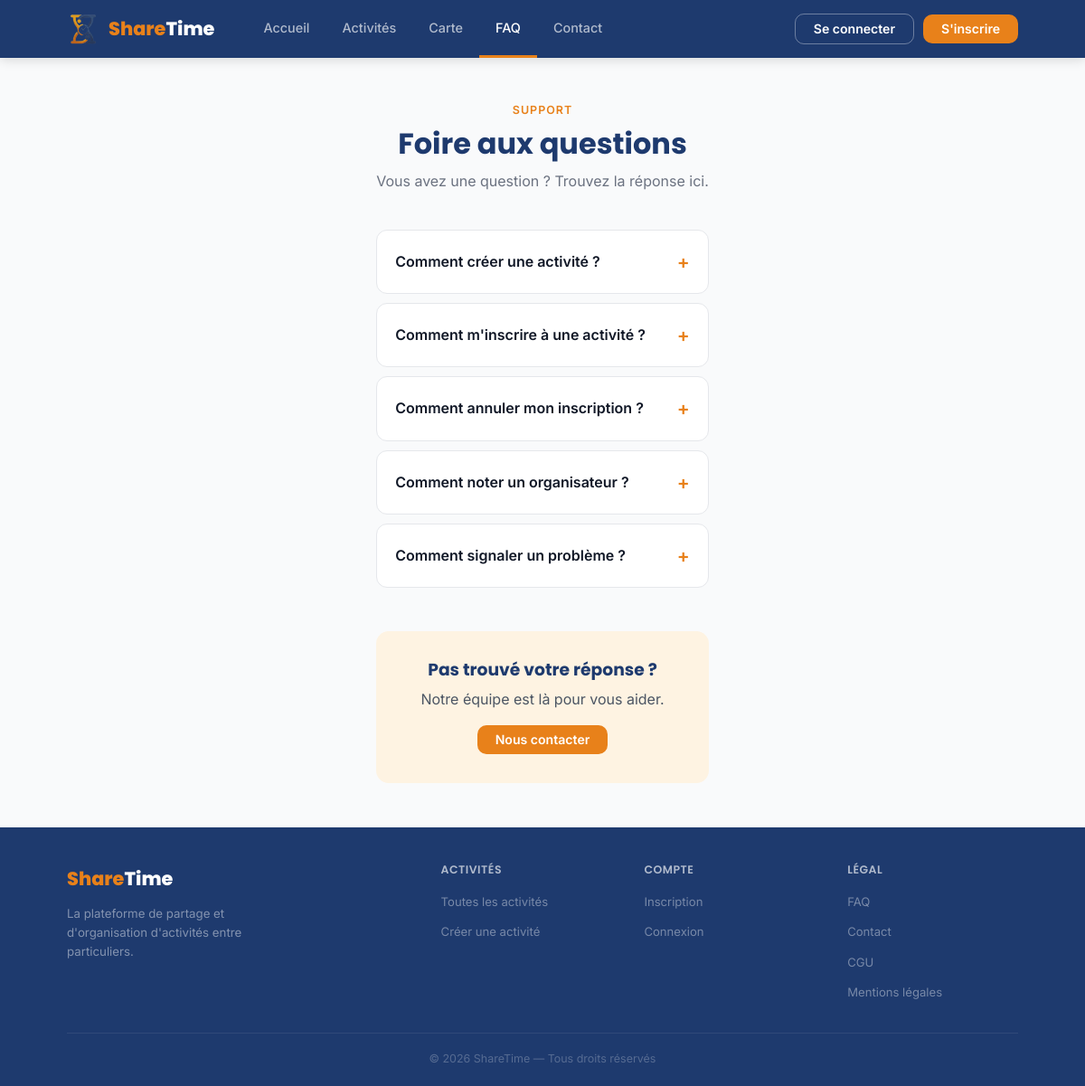
Page /public/?page=faq on the committed database.
### tables this page shows
CREATE TABLE `faq` (
  `idfaq` int(11) NOT NULL,
  `question` varchar(255) NOT NULL,
  `reponse` text NOT NULL,
  `created_at` datetime DEFAULT current_timestamp()
);

### public/pages/faq.php (the view, shortened to what this page needs)
<main class="container" style="padding:48px 0; max-width:720px; margin:auto;">
    <div style="text-align:center; margin-bottom:40px;">
        <p style="font-size:0.78rem; font-weight:600; color:var(--orange); text-transform:uppercase; letter-spacing:1px; margin-bottom:8px;">
            Support
        </p>
        <h1 style="color:var(--navy); margin-bottom:10px;">Foire aux questions</h1>
        <p style="color:var(--gray-500);">Vous avez une question ? Trouvez la réponse ici.</p>
    </div>
    <?php if (empty($faq_items)):  ?>
        <p style="text-align:center; color:var(--gray-500);">
            Aucune question disponible pour le moment.
        </p>
    <?php else:  ?>
        <div style="display:flex; flex-direction:column; gap:10px;">
            <?php foreach ($faq_items as $faq):  ?>
            <div style="background:white; border:1.5px solid var(--gray-200); border-radius:12px; overflow:hidden;">
                <details>
                    <summary style="padding:18px 20px; cursor:pointer; font-weight:600;
                                    color:var(--gray-900); list-style:none;
                                    display:flex; justify-content:space-between; align-items:center;">
                        <?= htmlspecialchars($faq['question'])  ?>
                        <span class="faq-icon" style="color:var(--orange); font-size:1.3rem; flex-shrink:0; margin-left:12px; transition:transform 0.2s;">+</span>
                    </summary>
                </details>
            </div>
            <?php endforeach;  ?>
        </div>
    <?php endif;  ?>
    <div style="margin-top:48px; text-align:center; background:var(--orange-pale);
                border-radius:14px; padding:32px;">
        <h3 style="color:var(--navy); margin-bottom:8px;">Pas trouvé votre réponse ?</h3>
        <p style="color:var(--gray-600); margin-bottom:16px;">Notre équipe est là pour vous aider.</p>
        <a href="/sharetime/public/?page=contact" class="btn btn-orange">Nous contacter</a>
    </div>
</main>

### public/css/style.css (style rules this page uses)
:root { --orange: #E8811A; --orange-light: #F9A54A; --orange-pale: #FEF3E2; --navy: #1E3A6E; --navy-light: #2D5494; --navy-pale: #EBF0F8; --white: #FFFFFF; --gray-50: #F9FAFB; --gray-100: #F3F4F6; --gray-200: #E5E7EB; --gray-300: #D1D5DB; --gray-400: #9CA3AF; --gray-500: #6B7280; --gray-600: #4B5563; --gray-700: #374151; --gray-900: #111827; --shadow-sm: 0 1px 3px rgba(0,0,0,0.08); --shadow-md: 0 4px 16px rgba(0,0,0,0.10); --shadow-lg: 0 8px 32px rgba(30,58,110,0.12); --radius-sm: 6px; --radius-md: 10px; --radius-lg: 14px; --radius-xl: 20px; }
*, *::before, *::after { box-sizing: border-box; margin: 0; padding: 0; }
html { scroll-behavior: smooth; }
body { font-family: 'Inter', sans-serif; font-size: 16px; color: var(--gray-900); background: var(--gray-50); line-height: 1.6; }
a { text-decoration: none; color: inherit; }
h1, h2, h3, h4 { font-family: 'Poppins', sans-serif; line-height: 1.2; }
.container { max-width: 1100px; margin: 0 auto; padding: 0 24px; }
.btn { display: inline-flex; align-items: center; gap: 6px; padding: 9px 20px; border-radius: var(--radius-md); font-size: 0.88rem; font-weight: 600; font-family: 'Inter', sans-serif; border: none; cursor: pointer; transition: background 0.15s, transform 0.1s, box-shadow 0.15s; text-decoration: none; line-height: 1; }
.btn-orange { background: var(--orange); color: white; }

### app/views/header.php (style rules this page uses)
html, body { height: 100%; margin: 0; }
body { display: flex; flex-direction: column; min-height: 100vh; }
main { flex: 1; }

### rows in the picture
faq: question "Comment créer une activité ?"
faq: question "Comment m'inscrire à une activité ?"
faq: question "Comment annuler mon inscription ?"
faq: question "Comment noter un organisateur ?"
faq: question "Comment signaler un problème ?"
